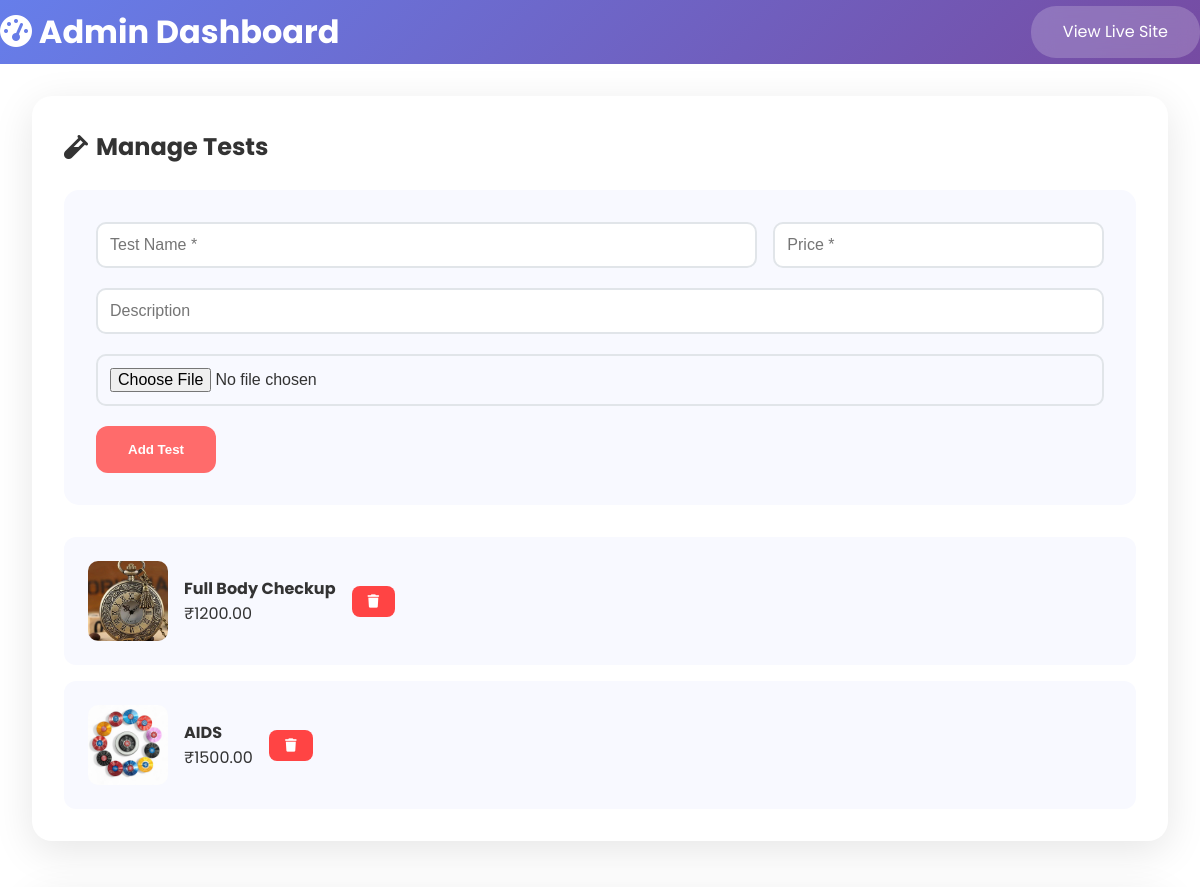
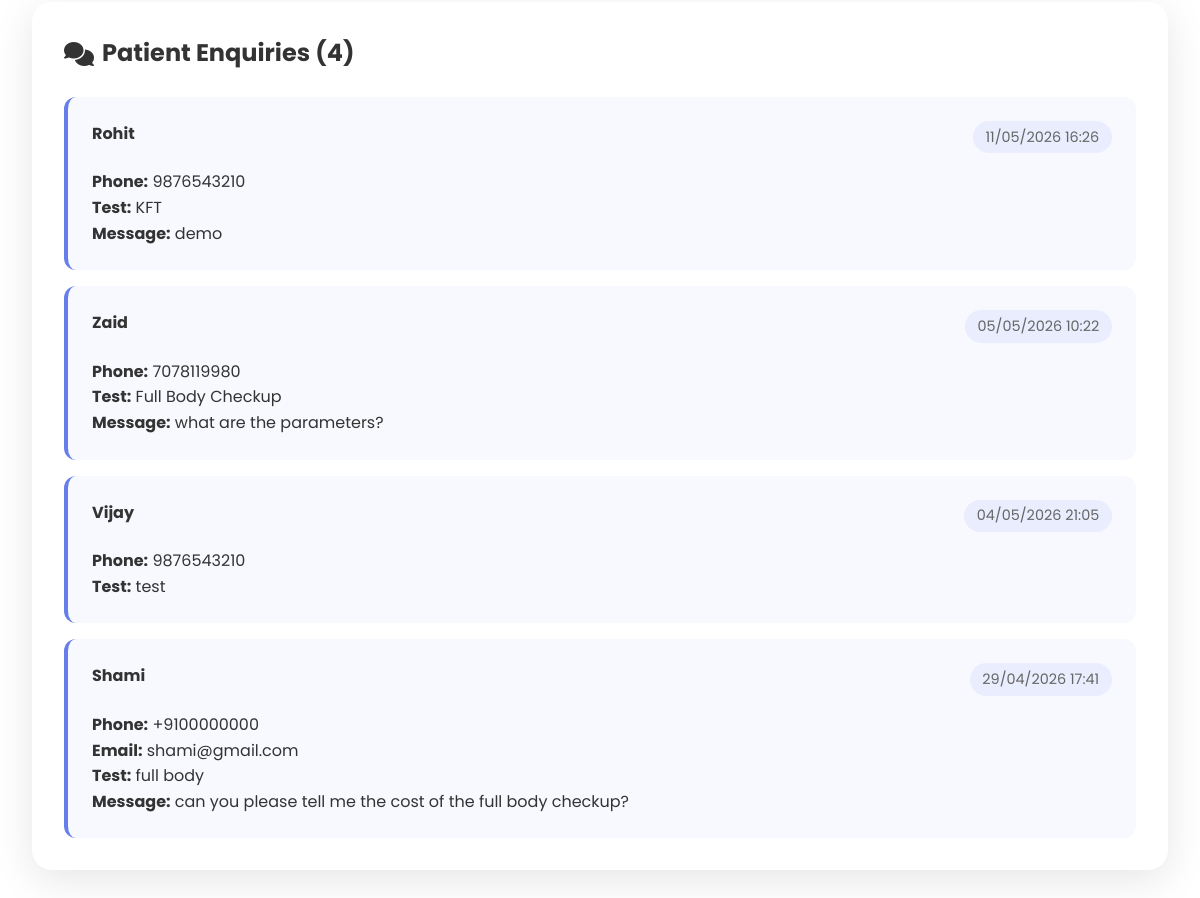
Screenshot of /admin/dashboard (signed in) with the database file from the repository (2 pictures, top to bottom).
### models.py (models this page shows)
class TestPoster(Base):
    __tablename__ = "test_posters"
    id = Column(Integer, primary_key=True, index=True)
    test_name = Column(String(100), nullable=False)
    price = Column(Float, nullable=False)
    description = Column(Text)
    image_path = Column(String(255), nullable=False)
    created_at = Column(DateTime(timezone=True), server_default=func.now())
    is_active = Column(Boolean, default=True)

class Enquiry(Base):
    __tablename__ = "enquiries"
    id = Column(Integer, primary_key=True, index=True)
    patient_name = Column(String(100), nullable=False)
    phone = Column(String(15), nullable=False)
    email = Column(String(100))
    test_name = Column(String(100))
    message = Column(Text)
    created_at = Column(DateTime(timezone=True), server_default=func.now())

### app.py (the view)
@app.get("/admin/dashboard", response_class=HTMLResponse)
async def admin_dashboard(
    request: Request,
    db: Session = Depends(get_db)
):
    token = request.cookies.get("admin_session")
    if not token or not verify_session(token):
        return RedirectResponse(
            url="/admin/login",
            status_code=303
        )
    try:
        tests = db.query(TestPoster).all()
        enquiries = db.query(Enquiry).order_by(
            Enquiry.created_at.desc()
        ).limit(50).all()
    except Exception as e:
        print("DASHBOARD ERROR:", e)
        tests = []
        enquiries = []
    return templates.TemplateResponse(
        "admin.html",
        {
            "request": request,
            "tests": tests,
            "enquiries": enquiries
        }
    )

### templates/admin.html (shortened to what this page needs)
{% extends "base.html" %}
{% block content %}
<div class="admin-header">
    <h1><i class="fas fa-tachometer-alt"></i> Admin Dashboard</h1>
    <a href="/" class="view-site-btn">View Live Site</a>
</div>
<div class="admin-container">
    <div class="admin-section">
        <h2><i class="fas fa-vial"></i> Manage Tests</h2>
        <form method="POST" action="/admin/add-test" enctype="multipart/form-data" class="add-test-form">
            <div class="form-row">
                <div class="form-group">
                    <input type="text" name="test_name" placeholder="Test Name *" required>
                </div>
                <div class="form-group">
                    <input type="number" name="price" step="0.01" placeholder="Price *" required>
                </div>
            </div>
            <div class="form-group">
                <input type="text" name="description" placeholder="Description">
            </div>
            <div class="form-group">
                <input type="file" name="file" accept="image/*" required>
            </div>
            <button type="submit" class="add-btn">Add Test</button>
        </form>
        <div class="tests-list">
            {% for test in tests %}
            <div class="test-item">
                <img src="{{ test.image_path }}" alt="{{ test.test_name }}" class="admin-test-img">
                <div class="test-details">
                    <h4>{{ test.test_name }}</h4>
                    <p>₹{{ "%.2f"|format(test.price) }}</p>
                </div>
                <form method="POST" action="/admin/delete-test/{{ test.id }}" style="display: inline;">
                    <button type="submit" class="delete-btn" onclick="return confirm('Delete this test?')">
                        <i class="fas fa-trash"></i>
                    </button>
                </form>
            </div>
            {% endfor %}
        </div>
    </div>
    <div class="admin-section">
        <h2><i class="fas fa-comments"></i> Patient Enquiries ({{ enquiries|length }})</h2>
        <div class="enquiries-list">
            {% for enquiry in enquiries %}
            <div class="enquiry-item">
                <div class="enquiry-header">
                    <h4>{{ enquiry.patient_name }}</h4>
                    <span class="enquiry-date">{{ enquiry.created_at.strftime('%d/%m/%Y %H:%M') }}</span>
                </div>
                <p><strong>Phone:</strong> {{ enquiry.phone }}</p>
                {% if enquiry.email %}<p><strong>Email:</strong> {{ enquiry.email }}</p>{% endif %}
                {% if enquiry.test_name %}<p><strong>Test:</strong> {{ enquiry.test_name }}</p>{% endif %}
                {% if enquiry.message %}
                <p><strong>Message:</strong> {{ enquiry.message }}</p>
                {% endif %}
            </div>
            {% endfor %}
        </div>
    </div>
</div>
{% endblock %}

### templates/base.html (shortened to what this page needs)
<!DOCTYPE html>
<html lang="en">
<head>
    <link href="https://cdnjs.cloudflare.com/ajax/libs/font-awesome/6.4.0/css/all.min.css" rel="stylesheet">
    <link rel="stylesheet" href="/static/css/style.css">
</head>
<body>
    {% block content %}{% endblock %}
</body>
</html>

### static/css/style.css (style rules this page uses)
* { margin: 0; padding: 0; box-sizing: border-box; }
body { font-family: 'Poppins', sans-serif; line-height: 1.6; color: #333; }
.form-group { margin-bottom: 15px; }
.form-group input, .form-group textarea { width: 100%; padding: 10px; border: 2px solid #e1e5e9; border-radius: 8px; font-size: 14px; }
.form-group { margin-bottom: 1.5rem; }
.form-group input, .form-group textarea { width: 100%; padding: 1rem; border: 2px solid #e1e5e9; border-radius: 12px; font-size: 1rem; transition: border-color 0.3s; }
.form-row { display: grid; grid-template-columns: 1fr 1fr; gap: 1rem; }
.admin-header { background: linear-gradient(135deg, #667eea 0%, #764ba2 100%); color: white; padding: 0.4rem 0; display: flex; justify-content: space-between; align-items: center; }
.admin-header h1 { font-size: 2rem; }
.view-site-btn { background: rgba(255,255,255,0.2); color: white; padding: 0.8rem 2rem; text-decoration: none; border-radius: 25px; backdrop-filter: blur(10px); }
.admin-container { max-width: 1400px; margin: 0 auto; padding: 2rem; }
.admin-section { background: white; margin-bottom: 3rem; padding: 2rem; border-radius: 20px; box-shadow: 0 10px 40px rgba(0,0,0,0.1); }
.admin-section h2 { margin-bottom: 1.5rem; color: #333; display: flex; align-items: center; gap: 0.5rem; }
.add-test-form { background: #f8f9ff; padding: 2rem; border-radius: 15px; margin-bottom: 2rem; }
.add-test-form .form-row { grid-template-columns: 2fr 1fr; }
.add-btn { background: #ff6b6b; color: white; border: none; padding: 1rem 2rem; border-radius: 12px; cursor: pointer; font-weight: 600; }
.tests-list, .enquiries-list { display: flex; flex-direction: column; gap: 1rem; }
.test-item { display: flex; align-items: center; gap: 1rem; padding: 1.5rem; background: #f8f9ff; border-radius: 12px; }
.admin-test-img { width: 80px; height: 80px; object-fit: cover; border-radius: 10px; }
.delete-btn { background: #ff4444; color: white; border: none; padding: 0.5rem 1rem; border-radius: 8px; cursor: pointer; }
.enquiry-item { background: #f8f9ff; padding: 1.5rem; border-radius: 12px; border-left: 4px solid #667eea; }
.enquiry-header { display: flex; justify-content: space-between; align-items: flex-start; margin-bottom: 1rem; }
.enquiry-date { font-size: 0.9rem; color: #666; background: rgba(102,126,234,0.1); padding: 0.3rem 0.8rem; border-radius: 20px; }
.form-group { margin-bottom: 20px; }
.form-group input { width: 100%; padding: 12px; border: 2px solid #e1e5e9; border-radius: 10px; font-size: 1rem; }

### rows the page displays
TestPoster: image_path (picture), test_name "Full Body Checkup", price "1200.00"
TestPoster: image_path (picture), test_name "AIDS", price "1500.00"
Enquiry: patient_name "Rohit", created_at "11/05/2026 16:26", phone "9876543210", test_name "KFT", message "demo"
Enquiry: patient_name "Zaid", created_at "05/05/2026 10:22", phone "7078119980", test_name "Full Body Checkup", message "what are the parameters?"
Enquiry: patient_name "Vijay", created_at "04/05/2026 21:05", phone "9876543210", test_name "test"
Enquiry: patient_name "Shami", created_at "29/04/2026 17:41", phone "+9100000000", email "shami@gmail.com", test_name "full body", message "can you please tell me the cost of the full body checkup?"

### other values shown
{{ enquiries|length }} "4"
